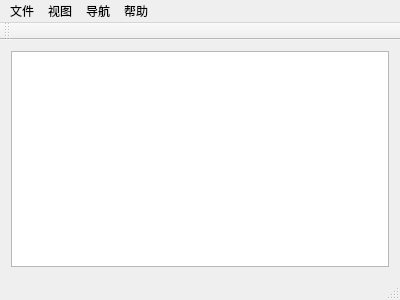
<?xml version="1.0" encoding="UTF-8"?>
<ui version="4.0">
 <class>MainWindow</class>
 <widget class="QMainWindow" name="MainWindow">
  <property name="geometry">
   <rect>
    <x>0</x>
    <y>0</y>
    <width>400</width>
    <height>300</height>
   </rect>
  </property>
  <property name="windowTitle">
   <string>MainWindow</string>
  </property>
  <widget class="QWidget" name="centralWidget">
   <layout class="QHBoxLayout" name="horizontalLayout">
    <item>
     <widget class="QPlainTextEdit" name="plain_content">
      <property name="plainText">
       <string/>
      </property>
     </widget>
    </item>
   </layout>
  </widget>
  <widget class="QMenuBar" name="menuBar">
   <property name="geometry">
    <rect>
     <x>0</x>
     <y>0</y>
     <width>400</width>
     <height>21</height>
    </rect>
   </property>
   <widget class="QMenu" name="menu">
    <property name="title">
     <string>文件</string>
    </property>
    <addaction name="action_open_file"/>
    <addaction name="action_save_file"/>
   </widget>
   <widget class="QMenu" name="menu_2">
    <property name="title">
     <string>视图</string>
    </property>
   </widget>
   <widget class="QMenu" name="menu_3">
    <property name="title">
     <string>导航</string>
    </property>
   </widget>
   <widget class="QMenu" name="menu_4">
    <property name="title">
     <string>帮助</string>
    </property>
   </widget>
   <addaction name="menu"/>
   <addaction name="menu_2"/>
   <addaction name="menu_3"/>
   <addaction name="menu_4"/>
  </widget>
  <widget class="QToolBar" name="mainToolBar">
   <attribute name="toolBarArea">
    <enum>TopToolBarArea</enum>
   </attribute>
   <attribute name="toolBarBreak">
    <bool>false</bool>
   </attribute>
  </widget>
  <widget class="QStatusBar" name="statusBar"/>
  <action name="action_open_file">
   <property name="text">
    <string>打开文件</string>
   </property>
  </action>
  <action name="action_save_file">
   <property name="text">
    <string> 保存文件</string>
   </property>
  </action>
 </widget>
 <layoutdefault spacing="6" margin="11"/>
 <resources/>
 <connections/>
</ui>
